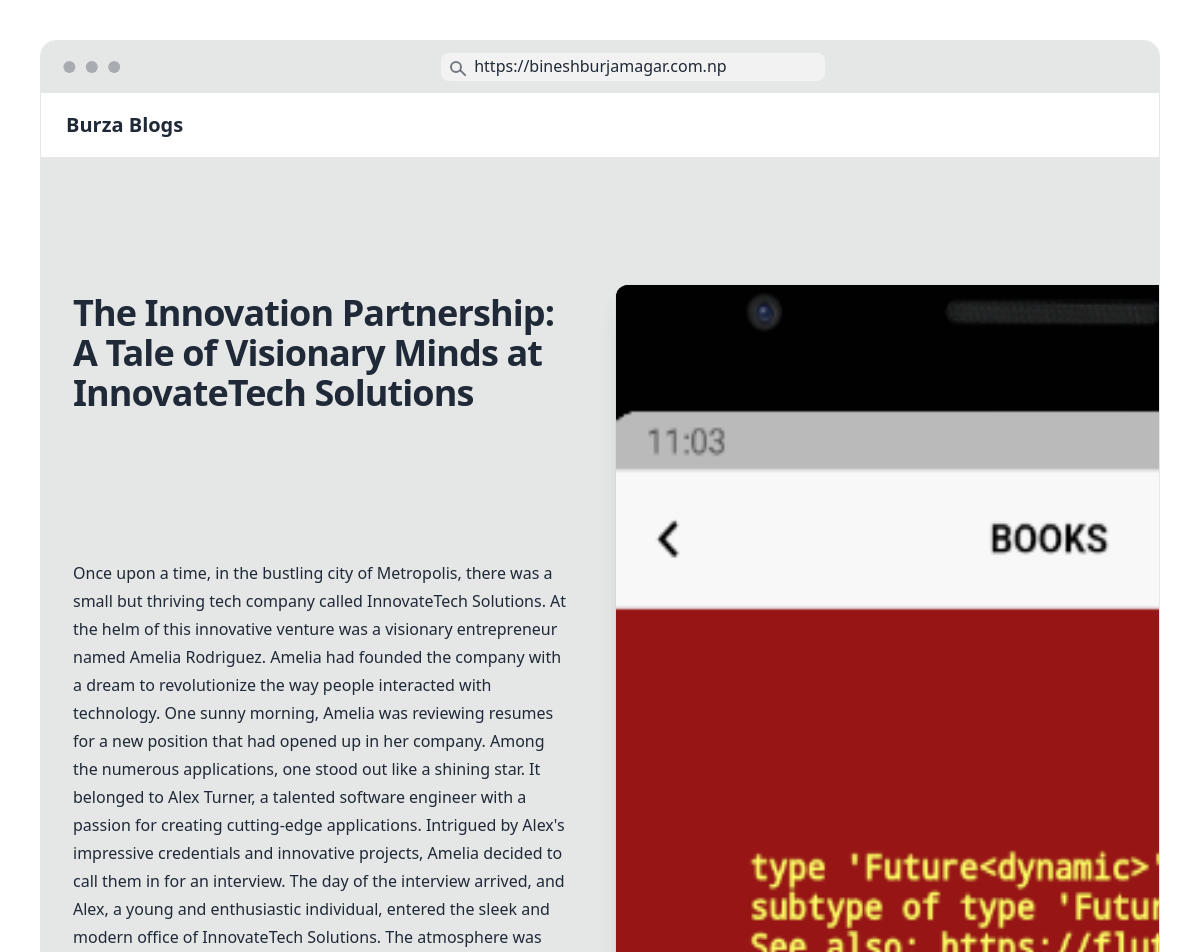
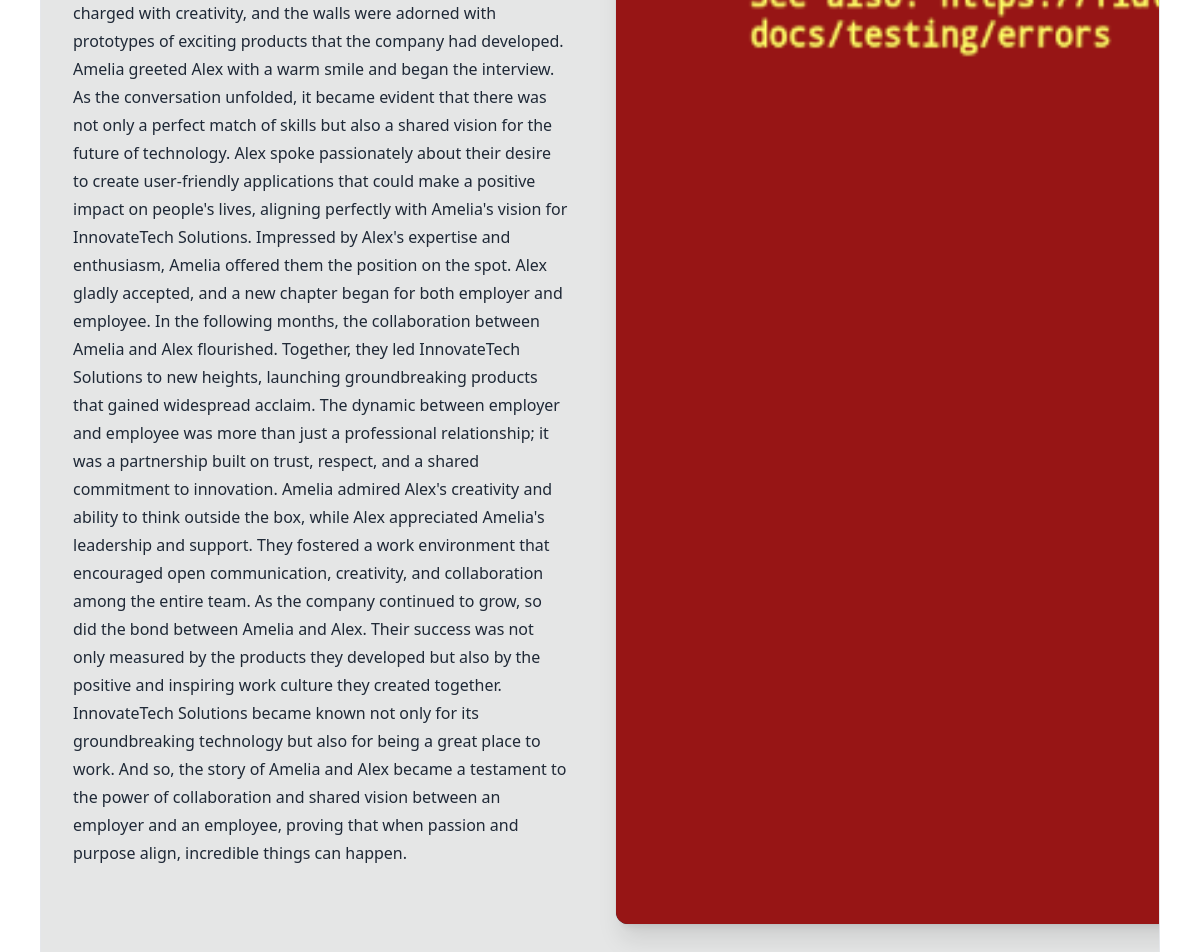
/the-innovation-partnership-a-tale-of-visionary-minds-at-innovatetech-solutions/, run on the app's committed database (2 pictures, top to bottom).
### blog/models.py (models this page shows, shortened)
class Post(models.Model):
    options = (
    ( 'draft', 'Draft'),
    ( 'published', 'Published'),
    )
    title = models.CharField(max_length=250)
    slug = models.SlugField(max_length=250, unique_for_date='publish', unique=True, blank=True, null=True)
    publish = models.DateTimeField(default=timezone.now)
    author = models.ForeignKey( User, on_delete=models.CASCADE,related_name="blog_posts")
    content = models.TextField()
    status =  models.CharField(max_length=10, choices=options, default='draft')
    image = models.ImageField(upload_to='uploads/', blank=True, null=True)
    class Meta:
        ordering = ('-publish',)

### blog/views.py (the view)
# urls.py: path('<slug:slug>/', views.BlogDetails.as_view(), name= 'blog-details' )
class BlogDetails(DetailView):
    model = Post
    context_object_name = 'post'
    template_name = 'details.html'

### blog/templates/details.html
{%extends "base.html"%} {% block content %}
<div
  class="relative isolate overflow-hidden bg-dark px-6 py-24 sm:py-32 lg:overflow-visible lg:px-0"
>
  <div
    class="mx-auto grid max-w-2xl grid-cols-1 gap-x-8 gap-y-16 lg:mx-0 lg:max-w-none lg:grid-cols-2 lg:items-start lg:gap-y-10"
  >
    <div
      class="lg:col-span-2 lg:col-start-1 lg:row-start-1 lg:mx-auto lg:grid lg:w-full lg:max-w-7xl lg:grid-cols-2 lg:gap-x-8 lg:px-8"
    >
      <div class="lg:pr-4">
        <div class="lg:max-w-lg">
          <h1
            class="mt-2 text-3xl font-bold tracking-tight text-white-900 sm:text-4xl"
          >
            {{post.title}}
          </h1>
        </div>
      </div>
    </div>
    <div
      class="-ml-12 -mt-12 p-12 lg:sticky lg:top-4 lg:col-start-2 lg:row-span-2 lg:row-start-1 lg:overflow-hidden"
    >
    {% if post.image %}
      <img
        class="w-[48rem] max-w-none rounded-xl bg-gray-900 shadow-xl ring-1 ring-gray-400/10 sm:w-[57rem] h-[80vh]"
        src="{{post.image.url}}"
        alt=""
      />
      {%else%}
      <img
      class="w-[48rem] max-w-none rounded-xl bg-gray-900 shadow-xl ring-1 ring-gray-400/10 sm:w-[57rem] h-[80vh]"
      src="https://images.unsplash.com/photo-1578328819058-b69f3a3b0f6b?q=80&w=1974&auto=format&fit=crop&ixlib=rb-4.0.3&ixid=M3wxMjA3fDB8MHxwaG90by1wYWdlfHx8fGVufDB8fHx8fA%3D%3D"
        alt="no image"
      />
      {%endif%}
    </div>
    <div
      class="lg:col-span-2 lg:col-start-1 lg:row-start-2 lg:mx-auto lg:grid lg:w-full lg:max-w-7xl lg:grid-cols-2 lg:gap-x-8 lg:px-8"
    >
      <div class="lg:pr-4">
        <div class="max-w-xl text-base leading-7 text-white-700 lg:max-w-lg">
          <p>{{post.content}}</p>
        </div>
      </div>
    </div>
  </div>
</div>
{%endblock%}

### data on the page
Post: title "The Innovation Partnership: A Tale of Visionary Minds at InnovateTech Solutions", image (picture), content "Once upon a time, in the bustling city of Metropolis, there was a small but thriving tech company called InnovateTech Solutions. At the helm of this innovative venture was a visionary entrepreneur named Amelia Rodriguez. Amelia had founded the company with a dream to revolutionize the way people interacted with technology. One sunny morning, Amelia was reviewing resumes for a new position that had opened up in her company. Among the numerous applications, one stood out like a shining star. It belonged to Alex Turner, a talented software engineer with a passion for creating cutting-edge applications. Intrigued by Alex's impressive credentials and innovative projects, Amelia decided to call…"
